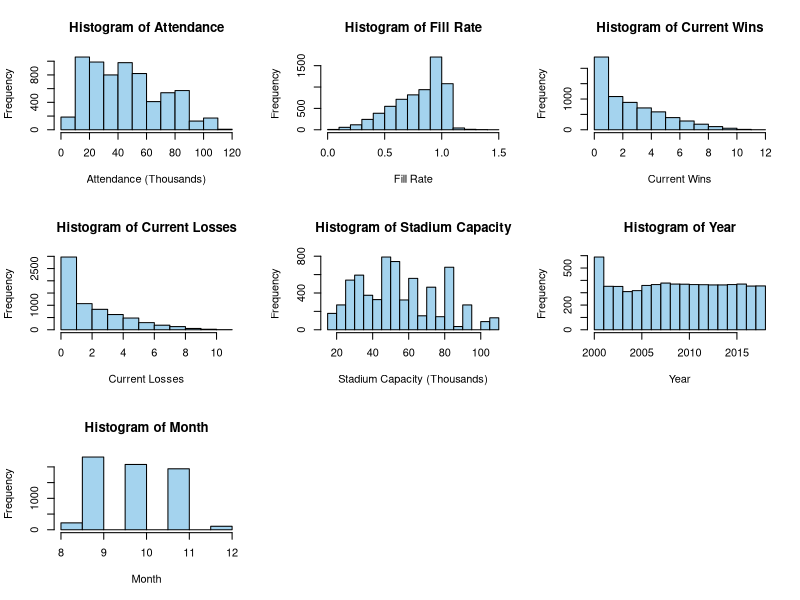
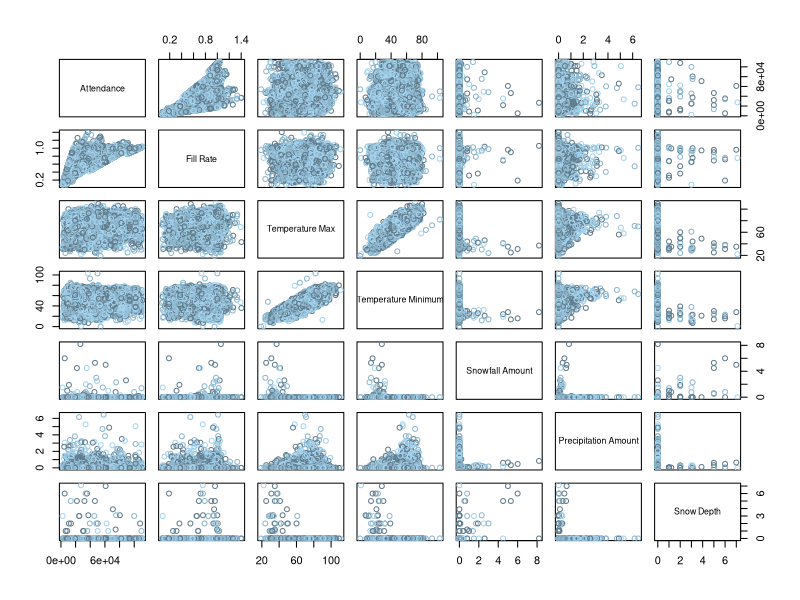
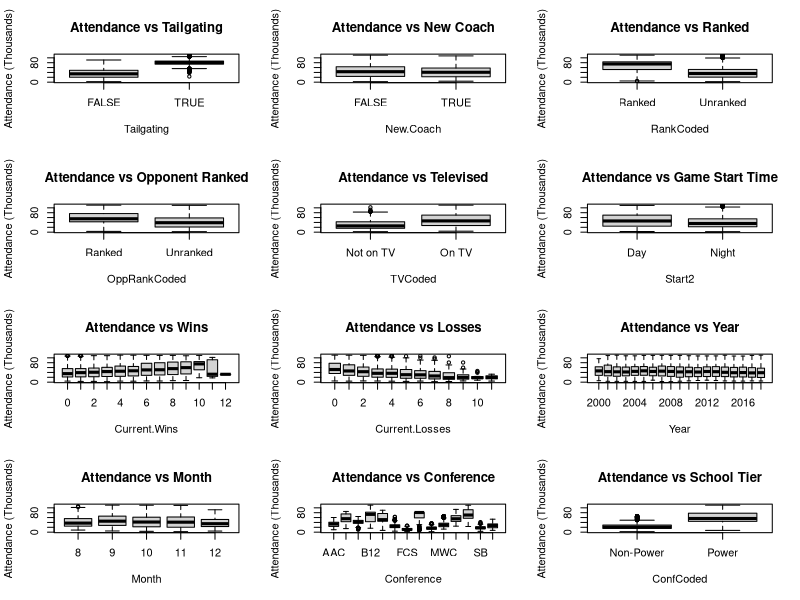
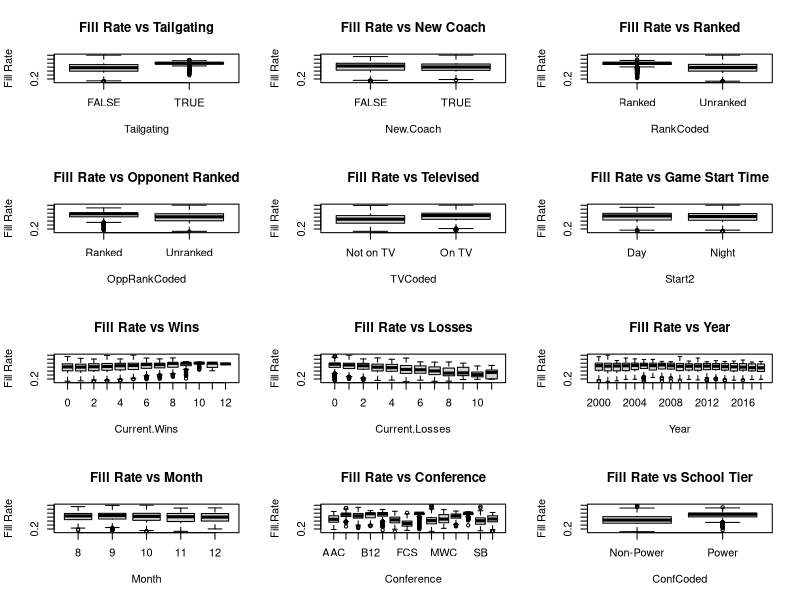
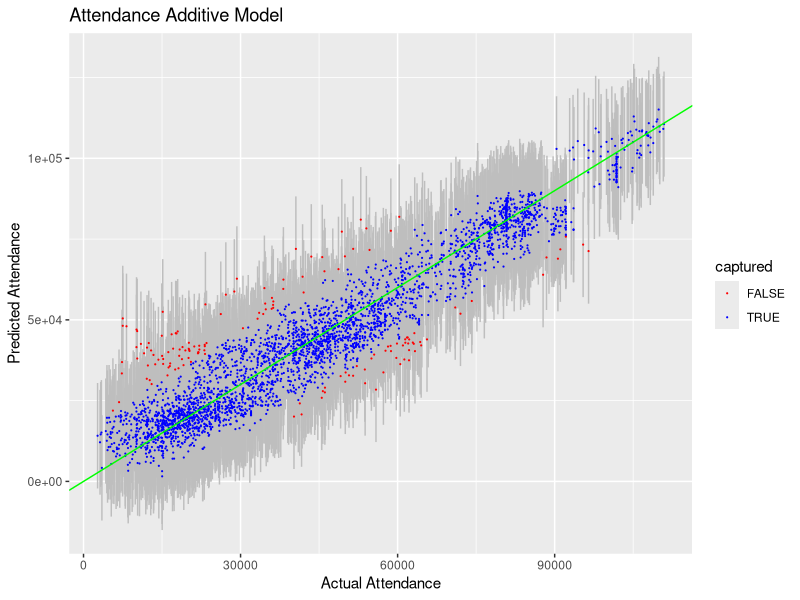
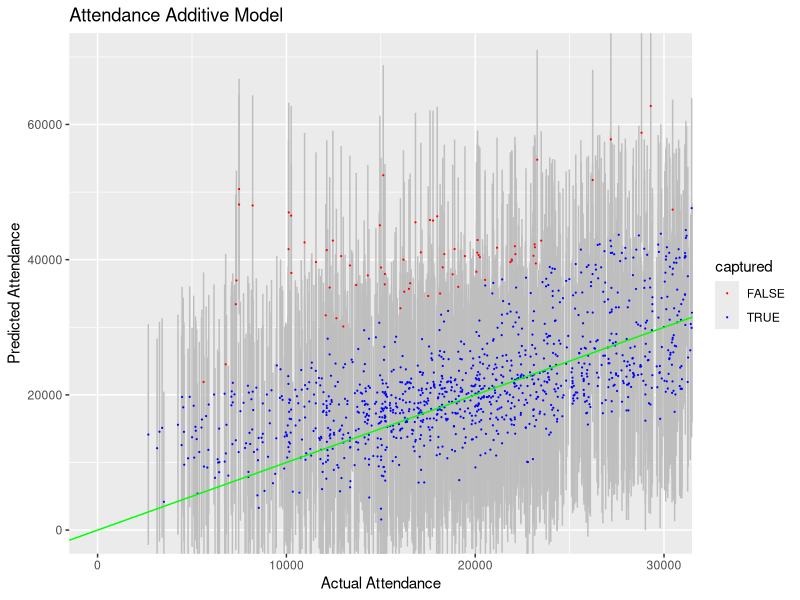
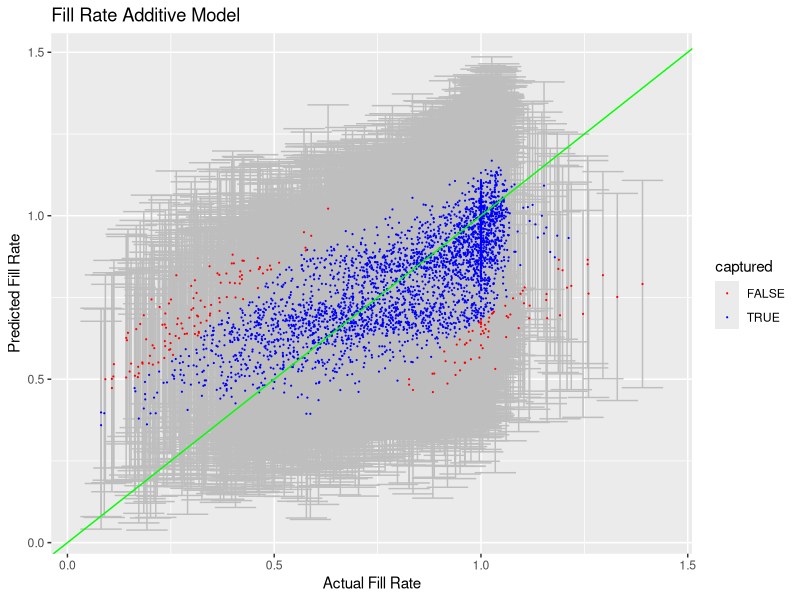
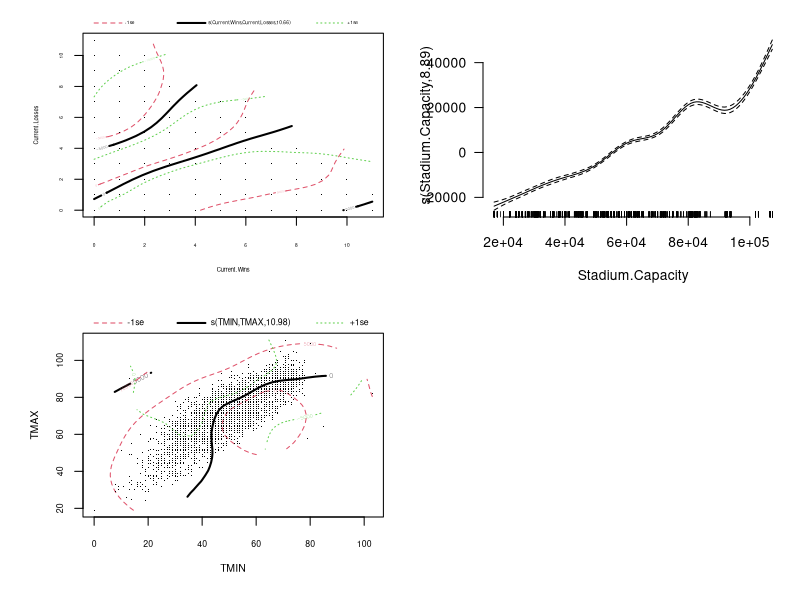

Source code (R) for these figures, in order:
## ---- chunk 1
# General set-up for the report.
# I find this useful, but you may improve upon, ignore, or remove
#  (possibly at your own peril).
# Tasks accomplished:
# Don't print out code
# Save results so that code blocks aren't re-run unless code
# changes (cache), _or_ a relevant earlier code block changed (autodep),
# don't clutter R output with messages or warnings (message, warning)
library(MASS)
library(knitr)
library(tidyverse)
library(dplyr)
library(ggthemes)
library(gridExtra)
library(ggplot2)
library(GGally)
opts_chunk$set(echo=FALSE,
               cache=TRUE, autodep=TRUE,
               message=FALSE, warning=FALSE)
# Turn off meaningless clutter in summary() output
options(show.signif.stars=FALSE)
## ---- chunk 2
attendance.data = read.csv("CFBeattendance.csv")
## ---- chunk 3
attendance.data = attendance.data[-c(5436,5443,5450,5457, 4522, 4524, 4526, 4528, 4530, 4532),]
## ---- chunk 4
attendance.data[4424, 24] = 12

attendance.data$Conference[which(attendance.data$Team=="Oregon State")] = "Pac-12"

attendance.data$Conference[which(attendance.data$Team=="USC")] = "Pac-12"

rutgers = attendance.data[which(attendance.data$Team=="Rutgers"),]
yr = 2000
while(yr<2013){
        rutgers$Conference[which(rutgers$Year==yr)] = "Big East"
        yr = yr+1
}
attendance.data$Conference[which(attendance.data$Team=="Rutgers")] = rutgers$Conference

boston_college = attendance.data[which(attendance.data$Team=="Boston College"),]
yr = 2000
while(yr<2005){
        boston_college$Conference[which(boston_college$Year==yr)] = "Big East"
        yr = yr+1
}
attendance.data$Conference[which(attendance.data$Team=="Boston College")] = boston_college$Conference

smu = attendance.data[which(attendance.data$Team=="SMU"),]
yr = 2005
while(yr<2013){
        smu$Conference[which(smu$Year==yr)] = "CUSA"
        yr = yr+1
}
attendance.data$Conference[which(attendance.data$Team=="SMU")] = smu$Conference

south_alabama = attendance.data[which(attendance.data$Team=="South Alabama"),]
yr = 2013
while(yr<2019){
        south_alabama$Conference[which(south_alabama$Year==yr)] = "Sun Belt"
        yr = yr+1
}
attendance.data$Conference[which(attendance.data$Team=="South Alabama")] = south_alabama$Conference

west_virginia = attendance.data[which(attendance.data$Team=="West Virginia"),]
yr = 2000
while(yr<2012){
        west_virginia$Conference[which(west_virginia$Year==yr)] = "Big East"
        yr = yr+1
}
attendance.data$Conference[which(attendance.data$Team=="West Virginia")] = west_virginia$Conference

memphis = attendance.data[which(attendance.data$Team=="Memphis"),]
memphis$Conference[which(memphis$Year==2013)] = "AAC"
attendance.data$Conference[which(attendance.data$Team=="Memphis")] = memphis$Conference

mid_tennessee = attendance.data[which(attendance.data$Team=="Middle Tennessee"),]
mid_tennessee$Conference[which(mid_tennessee$Year==2001)] = "Sun Belt"
attendance.data$Conference[which(attendance.data$Team=="Middle Tennessee")] = mid_tennessee$Conference

byu = attendance.data[which(attendance.data$Team=="BYU"),]
byu$Conference[which(byu$Year==2011)] = "Independent"
attendance.data$Conference[which(attendance.data$Team=="BYU")] = byu$Conference

fiu = attendance.data[which(attendance.data$Team=="FIU"),]
yr = 2002
while(yr<2005){
        fiu$Conference[which(fiu$Year==yr)] = "FCS"
        yr = yr+1
}
attendance.data$Conference[which(attendance.data$Team=="FIU")] = fiu$Conference

georgia_st = attendance.data[which(attendance.data$Team=="Georgia State"),]
yr = 2011
while(yr<2013){
        georgia_st$Conference[which(georgia_st$Year==yr)] = "FCS"
        yr = yr+1
}
attendance.data$Conference[which(attendance.data$Team=="Georgia State")] = georgia_st$Conference
## ---- chunk 5
attendance.data$RankCoded = double(length=nrow(attendance.data))
attendance.data$OppRankCoded = double(length=nrow(attendance.data))
attendance.data$TVCoded = double(length=nrow(attendance.data))
newtime = str_split(attendance.data$Time, ":")
attendance.data$Hour = double(length=nrow(attendance.data))
attendance.data$Start = double(length=nrow(attendance.data))
attendance.data$Start2 = double(length=nrow(attendance.data))
attendance.data$ConfCoded = double(length=nrow(attendance.data))

for (i in 1:nrow(attendance.data)){
  if (attendance.data$Rank[i]=='NR')attendance.data$RankCoded[i] = 'Unranked'
  else attendance.data$RankCoded[i] = 'Ranked'
  if (attendance.data$Opponent_Rank[i]=='NR')attendance.data$OppRankCoded[i] = 'Unranked'
  else attendance.data$OppRankCoded[i] = 'Ranked'
  if (attendance.data$TV[i]=='Not on TV')attendance.data$TVCoded[i] = 'Not on TV'
  else attendance.data$TVCoded[i] = 'On TV'
  attendance.data$Hour[i] = as.numeric(newtime[[i]][1])
  if (attendance.data$Hour[i] %in% c(10,11,12,13,14,15,16))attendance.data$Start[i] = 'Day'
  else attendance.data$Start[i] = 'Night'
  if (attendance.data$Hour[i] %in% c(10,11,12,13,14,15,16,17))attendance.data$Start2[i] = 'Day'
  else attendance.data$Start2[i] = 'Night'
  if ((attendance.data$Conference[i] %in% c('ACC','Big-10','Big-12','Big East','Pac-12','SEC'))||attendance.data$Team[i]=='Notre Dame')attendance.data$ConfCoded[i] = 'Power'
  else attendance.data$ConfCoded[i] = 'Non-Power'
}
attendance.data$RankCoded = as.factor(attendance.data$RankCoded)
attendance.data$OppRankCoded = as.factor(attendance.data$OppRankCoded)
attendance.data$TVCoded = as.factor(attendance.data$TVCoded)
attendance.data$Start = as.factor(attendance.data$Start)
attendance.data$Start2 = as.factor(attendance.data$Start2)
attendance.data$ConfCoded = as.factor(attendance.data$ConfCoded)
## ---- chunk 6
quan.att = quantile(attendance.data$Attendance, c(0.25, 0.5, 0.75), type = 1, na.rm = TRUE)
quan.fill = quantile(attendance.data$Fill.Rate, c(0.25, 0.5, 0.75), type = 1, na.rm = TRUE)
quan.cap = quantile(attendance.data$Stadium.Capacity, c(0.25, 0.5, 0.75), type = 1, na.rm = TRUE)
quan.att
quan.cap
quan.fill
## ---- chunk 7
par(mfrow = c(3,3))
hist(attendance.data$Attendance/1000, main = "Histogram of Attendance",
     xlab = "Attendance (Thousands)", col = "lightskyblue2")
hist(attendance.data$Fill.Rate, main = "Histogram of Fill Rate",
     xlab = "Fill Rate", col = "lightskyblue2")
hist(attendance.data$Current.Wins, main = "Histogram of Current Wins",
     xlab = "Current Wins", col = "lightskyblue2")
hist(attendance.data$Current.Losses, main = "Histogram of Current Losses",
     xlab = "Current Losses", col = "lightskyblue2")
hist(attendance.data$Stadium.Capacity/1000,
     main = "Histogram of Stadium Capacity",
     xlab = "Stadium Capacity (Thousands)", col = "lightskyblue2")
hist(attendance.data$Year, main = "Histogram of Year", xlab = "Year", col = "lightskyblue2")
hist(attendance.data$Month, main = "Histogram of Month", xlab = "Month", col = "lightskyblue2")
## ---- chunk 8
pairs(Attendance~Fill.Rate+TMAX+TMIN+SNOW+PRCP+SNWD, data=attendance.data, col = c("lightskyblue4","lightskyblue3", "lightskyblue2"), labels = c("Attendance", "Fill Rate", "Temperature Max", "Temperature Minimum", "Snowfall Amount", "Precipitation Amount", "Snow Depth"))
## ---- chunk 9
par(mfrow = c(4,3))
boxplot(Attendance/1000~Tailgating,data=attendance.data,
        ylab = "Attendance (Thousands)", main = "Attendance vs Tailgating")
boxplot(Attendance/1000~New.Coach,data=attendance.data,
        ylab = "Attendance (Thousands)", main = "Attendance vs New Coach")
boxplot(Attendance/1000~RankCoded,data=attendance.data,
        ylab = "Attendance (Thousands)", main = "Attendance vs Ranked")
boxplot(Attendance/1000~OppRankCoded,data=attendance.data,
        ylab = "Attendance (Thousands)",
        main = "Attendance vs Opponent Ranked")
boxplot(Attendance/1000~TVCoded,data=attendance.data,
        ylab = "Attendance (Thousands)", main = "Attendance vs Televised")
boxplot(Attendance/1000~Start2,data=attendance.data,
        ylab = "Attendance (Thousands)",
        main = "Attendance vs Game Start Time")
boxplot(Attendance/1000~Current.Wins,data=attendance.data,
        ylab = "Attendance (Thousands)", main = "Attendance vs Wins")
boxplot(Attendance/1000~Current.Losses,data=attendance.data,
        ylab = "Attendance (Thousands)", main = "Attendance vs Losses")
boxplot(Attendance/1000~Year, data=attendance.data,
        ylab = "Attendance (Thousands)", main = "Attendance vs Year")
boxplot(Attendance/1000~Month,data=attendance.data,
        ylab = "Attendance (Thousands)", main = "Attendance vs Month")
boxplot(Attendance/1000~Conference, data=attendance.data,
        ylab = "Attendance (Thousands)", main = "Attendance vs Conference",
        names = c("AAC","ACC","B10","B12","BE","CUSA","FCS",
                  "Ind.","MAC","MWC","P12","SEC", "SB","WAC"))
boxplot(Attendance/1000~ConfCoded,data=attendance.data,
        ylab = "Attendance (Thousands)", main = "Attendance vs School Tier")
## ---- chunk 10
par(mfrow = c(4,3))
boxplot(Fill.Rate~Tailgating,data=attendance.data, ylab = "Fill Rate",
        main = "Fill Rate vs Tailgating")
boxplot(Fill.Rate~New.Coach,data=attendance.data, ylab = "Fill Rate",
        main = "Fill Rate vs New Coach")
boxplot(Fill.Rate~RankCoded,data=attendance.data, ylab = "Fill Rate",
        main = "Fill Rate vs Ranked")
boxplot(Fill.Rate~OppRankCoded,data=attendance.data, ylab = "Fill Rate",
        main = "Fill Rate vs Opponent Ranked")
boxplot(Fill.Rate~TVCoded,data=attendance.data, ylab = "Fill Rate",
        main = "Fill Rate vs Televised")
boxplot(Fill.Rate~Start2,data=attendance.data, ylab = "Fill Rate",
        main = "Fill Rate vs Game Start Time")
boxplot(Fill.Rate~Current.Wins,data=attendance.data, ylab = "Fill Rate",
        main = "Fill Rate vs Wins")
boxplot(Fill.Rate~Current.Losses,data=attendance.data, ylab = "Fill Rate",
        main = "Fill Rate vs Losses")
boxplot(Fill.Rate~Year, data=attendance.data, ylab = "Fill Rate",
        main = "Fill Rate vs Year")
boxplot(Fill.Rate~Month,data=attendance.data, ylab = "Fill Rate",
        main = "Fill Rate vs Month")
boxplot(Fill.Rate~Conference, data=attendance.data,
        main = "Fill Rate vs Conference",
        names = c("AAC","ACC","B10","B12","BE","CUSA","FCS",
                  "Ind.","MAC","MWC","P12","SEC", "SB","WAC"))
boxplot(Fill.Rate~ConfCoded,data=attendance.data, ylab = "Fill Rate",
        main = "Fill Rate vs School Tier")
## ---- chunk 11
n = nrow(attendance.data)
select.rows <- sample(1:n, replace=FALSE, size=floor(n/2))
select.set <- attendance.data[select.rows,]
inference.set <- attendance.data[-select.rows,]
## ---- chunk 12
library(mgcv)
att.gam = gam(Attendance~s(Current.Wins,Current.Losses)+s(Stadium.Capacity)+New.Coach+Tailgating, data=select.set)
att.gam2 = gam(Attendance~s(Current.Wins,Current.Losses)+s(Stadium.Capacity)+Tailgating, data=select.set)
att.gam3 = gam(Attendance~s(Current.Wins,Current.Losses)+s(Stadium.Capacity)+Tailgating+s(TMIN,TMAX), data=select.set)
att.gam4 = gam(Attendance~s(Current.Wins,Current.Losses)+s(Stadium.Capacity)+Tailgating+s(TMIN,TMAX)+RankCoded+OppRankCoded, data=select.set)
att.gam5 = gam(Attendance~s(Current.Wins,Current.Losses)+s(Stadium.Capacity)+Tailgating+s(TMIN,TMAX)+RankCoded+OppRankCoded+Start, data=select.set)
att.gam6 = gam(Attendance~s(Current.Wins,Current.Losses)+s(Stadium.Capacity)+Tailgating+s(TMIN,TMAX)+RankCoded+OppRankCoded+Start2, data=select.set)
att.gam7 = gam(Attendance~s(Current.Wins,Current.Losses)+s(Stadium.Capacity)+Tailgating+s(TMIN,TMAX)+RankCoded+OppRankCoded+ConfCoded, data=select.set)
## ---- chunk 13
mdl_rmse <- function(mdl){
  rmse = sqrt(mean(residuals(mdl)^2))
  return(rmse)
}

att.rmses = double(7)
att.rmses[1] = mdl_rmse(att.gam)
att.rmses[2] = mdl_rmse(att.gam2)
att.rmses[3] = mdl_rmse(att.gam3)
att.rmses[4] = mdl_rmse(att.gam4)
att.rmses[5] = mdl_rmse(att.gam5)
att.rmses[6] = mdl_rmse(att.gam6)
att.rmses[7] = mdl_rmse(att.gam7)
best.att = which.min(att.rmses)
best.att.rmse = round(min(att.rmses),3)
## ---- chunk 14
fill.gam = gam(Fill.Rate~s(Current.Wins,Current.Losses)+s(Stadium.Capacity)+New.Coach+Tailgating, data=select.set)
fill.gam2 = gam(Fill.Rate~s(Current.Wins,Current.Losses)+s(Stadium.Capacity)+Tailgating, data=select.set)
fill.gam3 = gam(Fill.Rate~s(Current.Wins,Current.Losses)+s(Stadium.Capacity)+Tailgating+s(TMIN,TMAX), data=select.set)
fill.gam4 = gam(Fill.Rate~s(Current.Wins,Current.Losses)+s(Stadium.Capacity)+Tailgating+s(TMIN,TMAX)+RankCoded+OppRankCoded, data=select.set)
fill.gam5 = gam(Fill.Rate~s(Current.Wins,Current.Losses)+s(Stadium.Capacity)+Tailgating+s(TMIN,TMAX)+RankCoded+OppRankCoded+Start, data=select.set)
fill.gam6 = gam(Fill.Rate~s(Current.Wins,Current.Losses)+s(Stadium.Capacity)+Tailgating+s(TMIN,TMAX)+RankCoded+OppRankCoded+Start2, data=select.set)
fill.gam7 = gam(Fill.Rate~s(Current.Wins,Current.Losses)+s(Stadium.Capacity)+Tailgating+s(TMIN,TMAX)+RankCoded+OppRankCoded+Start2+ConfCoded, data=select.set)
## ---- chunk 15
fill.rmses = double(7)
fill.rmses[1] = mdl_rmse(fill.gam)
fill.rmses[2] = mdl_rmse(fill.gam2)
fill.rmses[3] = mdl_rmse(fill.gam3)
fill.rmses[4] = mdl_rmse(fill.gam4)
fill.rmses[5] = mdl_rmse(fill.gam5)
fill.rmses[6] = mdl_rmse(fill.gam6)
fill.rmses[7] = mdl_rmse(fill.gam7)
best.fill = which.min(fill.rmses)
best.fill.rmse = min(fill.rmses)
## ---- chunk 16
preds.gam.all = predict(att.gam7, newdata=inference.set, se.fit=TRUE) # no interval here
preds.gam = data.frame(
  obs.value = inference.set$Attendance, 
  fit = preds.gam.all$fit,
  fit.se = preds.gam.all$se.fit)
sigma.gam = sqrt(att.gam7$sig2) # annoyingly in a different place
preds.gam = preds.gam %>% mutate(
  lwr = fit - 2*sqrt(fit.se^2 + sigma.gam^2), 
  upr = fit + 2*sqrt(fit.se^2 + sigma.gam^2), 
  captured = (obs.value <= upr) & (obs.value >= lwr)
  )
mean.att.captured = mean(preds.gam$captured)# percentage of actual observations inside the CI
median.att.ses = round(median(preds.gam.all$se.fit),3) # median size of the pred SEs (log scale)
## ---- chunk 17
pgam <- preds.gam %>%
  ggplot(aes(x=obs.value,y=fit,color=captured)) + 
  geom_errorbar(aes(ymin=lwr, ymax=upr), width=.1,color='grey') + 
  geom_point(size=.1) + geom_abline(slope=1, intercept = 0, color='green') + 
  scale_color_manual(values=c('red','blue')) +
  xlab('Actual Attendance') + ylab('Predicted Attendance') +
  ggtitle('Attendance Additive Model')
pgam
## ---- chunk 18
pgam + coord_cartesian(xlim=c(0,3e4), ylim=c(0,7e4))
## ---- chunk 19
preds.gam.all2 = predict(fill.gam7, newdata=inference.set, se.fit=TRUE) # no interval here
preds.gam2 = data.frame(
  obs.value = inference.set$Fill.Rate, 
  fit = preds.gam.all2$fit,
  fit.se = preds.gam.all2$se.fit)
sigma.gam2 = sqrt(fill.gam7$sig2) # annoyingly in a different place
preds.gam2 = preds.gam2 %>% mutate(
  lwr = fit - 2*sqrt(fit.se^2 + sigma.gam2^2), 
  upr = fit + 2*sqrt(fit.se^2 + sigma.gam2^2), 
  captured = (obs.value <= upr) & (obs.value >= lwr)
  )
mean.fill.capture = mean(preds.gam2$captured)# percentage of actual observations inside the CI
median.fill.ses = round(median(preds.gam.all2$se.fit),3) # median size of the pred SEs (log scale)
## ---- chunk 20
pgam2 <- preds.gam2 %>%
  ggplot(aes(x=obs.value,y=fit,color=captured)) + 
  geom_errorbar(aes(ymin=lwr, ymax=upr), width=.1,color='grey') + 
  geom_point(size=.1) + geom_abline(slope=1, intercept=0, color='green') + 
  scale_color_manual(values=c('red','blue')) +
  xlab('Actual Fill Rate') + ylab('Predicted Fill Rate') +
  ggtitle('Fill Rate Additive Model')
pgam2
## ---- chunk 21
final.att.mdl = att.gam7
final.fill.mdl = fill.gam7

att.coef = coefficients(final.att.mdl)[c(1:5)]
fill.coef = coefficients(final.fill.mdl)[c(1:6)]
knitr::kable(att.coef)
## ---- chunk 22
plot(final.att.mdl, pages = 1, scale=0, shade=TRUE, se=2, bty='n', las=1)
## ---- chunk 23
knitr::kable(fill.coef)
## ---- chunk 24
plot(final.fill.mdl, pages = 1, scale=0, shade=TRUE, se=2, bty='n', las=1)
